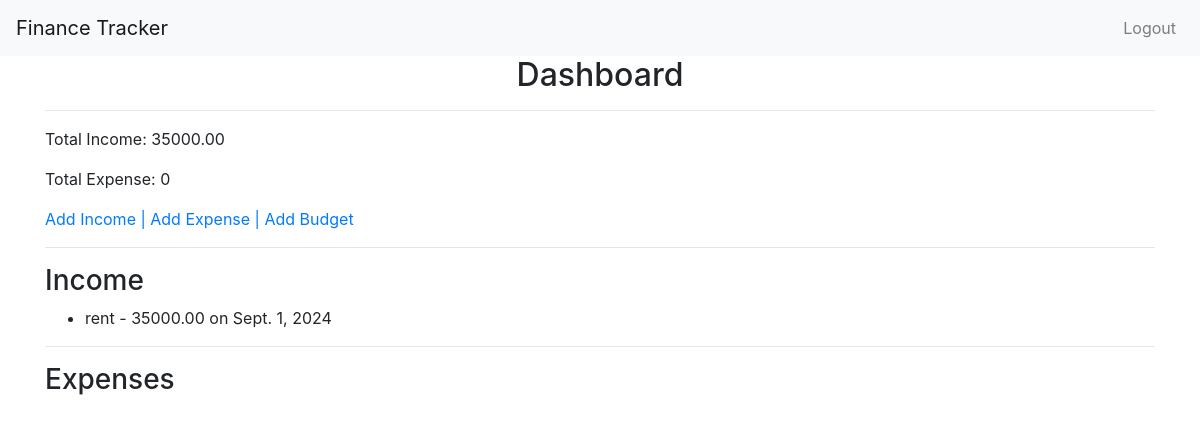
/dashboard/ (signed in), run on the app's committed database.
### tracker/models.py (models this page shows, shortened)
class Income(models.Model):
    user = models.ForeignKey(User, on_delete=models.CASCADE)
    source = models.CharField(max_length=100)
    amount = models.DecimalField(max_digits=10, decimal_places=2)
    date = models.DateField()

### tracker/views.py (the view)
# urls.py: path('dashboard/', views.dashboard, name='dashboard'),
@login_required
def dashboard(request):
    income = Income.objects.filter(user=request.user)
    expenses = Expense.objects.filter(user=request.user)
    budget = Budget.objects.filter(user=request.user)
    total_income = sum(i.amount for i in income)
    total_expense = sum(e.amount for e in expenses)
    context = {
        'income': income,
        'expenses': expenses,
        'budget': budget,
        'total_income': total_income,
        'total_expense': total_expense,
    }
    return render(request, 'tracker/dashboard.html', context)

### tracker/templates/tracker/dashboard.html (shortened to what this page needs)
{% extends 'base.html' %}
{% block content %}
<center><h2>Dashboard</h2></center>
<hr>
<p>Total Income: {{ total_income }}</p>
<p>Total Expense: {{ total_expense }}</p>
<a href="{% url 'add_income' %}">Add Income | </a>
<a href="{% url 'add_expense' %}">Add Expense | </a>
<a href="{% url 'add_budget' %}">Add Budget</a>
<hr>
<h3>Income</h3>
<ul>
    {% for income in income %}
    <li>{{ income.source }} - {{ income.amount }} on {{ income.date }}</li>
    {% endfor %}
</ul>
<hr>
<h3>Expenses</h3>
{% endblock %}

### data on the page
Income: source "rent", amount "35000.00", date "Sept. 1, 2024"

### other printed values
{{ total_income }} "35000.00"
{{ total_expense }} "0"
